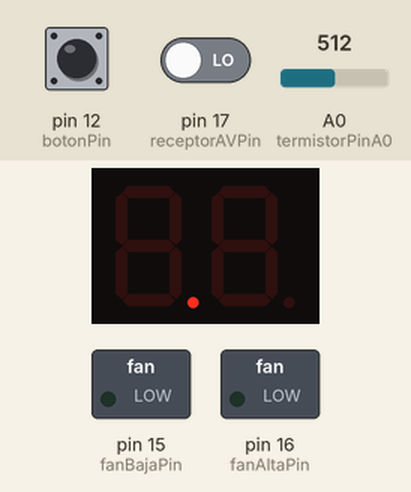
The sketch below on a simulated Arduino Uno, built with avr-gcc and run on an emulated ATmega328P. On the bench: 2-digit seven-segment display, switched loads named in the sketch (green lamp = pin HIGH). Inputs (shaded band) come from the test bench; at power-on: pin 17 (receptorAVPin) LOW, A0 (termistorPinA0) = 512, pin 12 (botonPin) LOW.

Above: at 1.2 s.
1.3 s: pin 17 (receptorAVPin) driven HIGH
At 2.3 s:
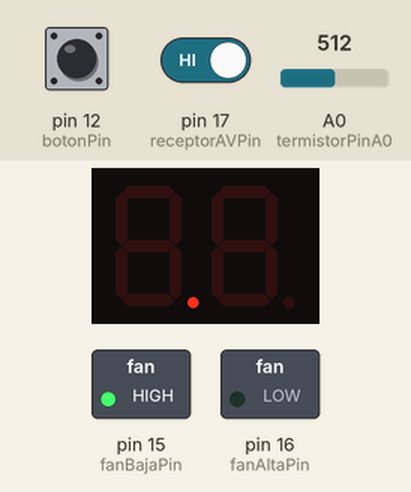
2.8 s: A0 (termistorPinA0) set to 323
4.3 s: A0 (termistorPinA0) set to 297
At 5.8 s:
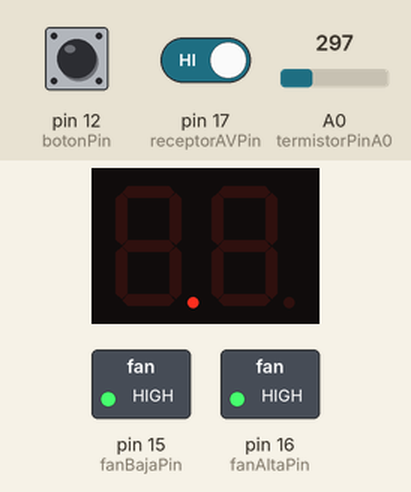
7.3 s: pin 12 (botonPin) pulled HIGH for 0.15 s
At 8.7 s:
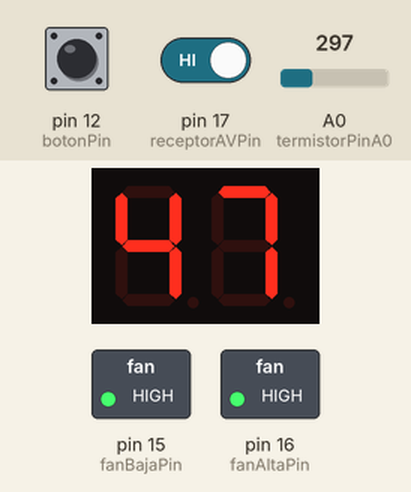
8.9 s: A0 (termistorPinA0) set to 0
At 9.5 s:
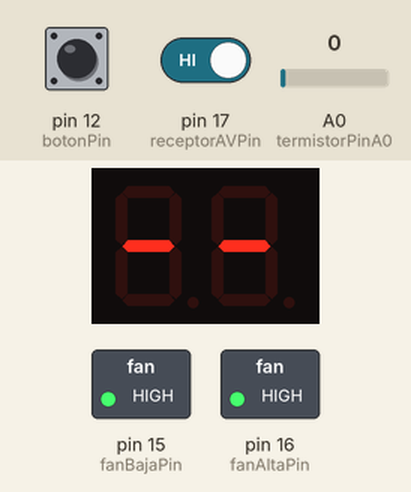
10.5 s: pin 17 (receptorAVPin) driven LOW
At 11.7 s:
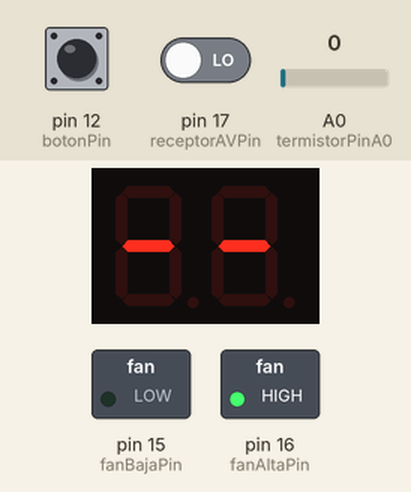
Timing chart, 0 to 13.0 s (numbered marks = the images above; inputs shaded):
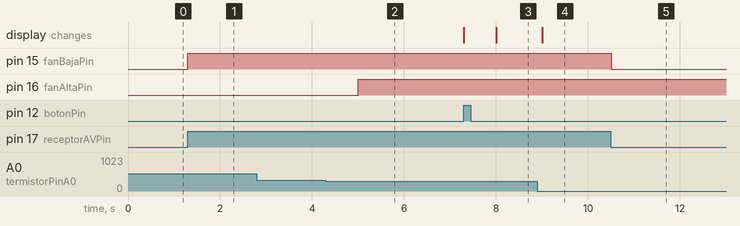

The sketch:

HTFan.ino
```cpp
#include "SevSeg.h"
/*** AUTOR: Montaro Hazlo Tu Mismo ***/
/*** Fecha: 2021-05-29 ***/
/*** https://www.youtube.com/channel/UCuN8Y9hTLnW-v3Yt7URU6ew/featured ***/
SevSeg sevseg;
/********* Asignacion de PUERTOS *********/
int termistorPinA0 = 0;
int fanBajaPin = 15;
int fanAltaPin = 16;
int botonPin = 12;
int receptorAVPin = 17;
/********************************/
int switchEstadoAnterior = 0;     // ***** Auxiliar para baton *****
bool displayOn = false;           // ***** Modo del display ****
/*********** Variables para controlar ventilador ************/
uint32_t tiempoTemp=millis();
uint32_t ms_Temp=1000;              //(milisegundos) Frecuencia de revision de temperatura 1 Seg = 1000
uint32_t ventiladorMillis=millis(); //(milisegundos) Auxiliar para calcular el tiempo de ventilador encendido
uint32_t tiempoVentiladorAlta=10;    //(Minutos) Tiempo que dura en ventilador en alta al alcanzar la temperatura de alta tempVentiladorAlta
int tempVentiladorAlta=45;          //(Grados Centigrados) Temperatura a la que encendera en alta el ventilador
bool ventiladorAltaON;              //Mantiene el estado del ventilador en alta para darle tiempo
/****************************************************************/

void setup()
{
  /****** Habilitar Serial Temporal *****/
  //Serial.begin(9600);
  //Serial.println("Inicializando");
  /****** Inicializar 7 Secmentos ******/
  byte numeroDigitos = 2;
  byte digitosPins[] = {11, 10};
  byte segmentoPins[] = {3, 4, 5, 6, 7, 8, 9, 2};
  bool resistenciasEnSegmentos = true;
  bool updateWithDelaysIn = true;
  byte tipoDisplay = COMMON_CATHODE;
  sevseg.begin(tipoDisplay, numeroDigitos, digitosPins, segmentoPins, resistenciasEnSegmentos);
  /***** Inicializar Puertos ******/
  pinMode(botonPin,INPUT );
  pinMode(receptorAVPin,INPUT);
  pinMode(fanBajaPin,OUTPUT);
  pinMode(fanAltaPin,OUTPUT);
  /********* Cambio de Minutos a Milisegundos  **********/
  tiempoVentiladorAlta=tiempoVentiladorAlta*60*1000;
  /********* Inicializa los estados *************/
  sevseg.setChars(".");
  digitalWrite(fanBajaPin,LOW);
  digitalWrite(fanAltaPin,LOW);
  ventiladorAltaON=false;
}

void loop()
{
  ReceptorAV();
  Boton();
  RevisaTemperatura();
  ApagadoVentiladorAlta();
  sevseg.refreshDisplay();
}

void ReceptorAV()
{
  if(digitalRead(receptorAVPin))
  {
    digitalWrite(fanBajaPin,HIGH);
  }
  else
  {
    digitalWrite(fanBajaPin,LOW);
  }
}

void Boton()
{
  if(digitalRead(botonPin)==HIGH & switchEstadoAnterior==0)
  {
    switchEstadoAnterior=1;
    if(displayOn)
    {
      displayOn=false;
      sevseg.blank();
      sevseg.refreshDisplay();
      sevseg.setChars(".");
      sevseg.refreshDisplay();
    }
    else
    {
      displayOn=true;
      sevseg.blank();
      sevseg.refreshDisplay();
      sevseg.refreshDisplay();
    }
    delay(200);
  }
  if(digitalRead(botonPin)==LOW & switchEstadoAnterior == 1)
    switchEstadoAnterior=0;
}


void RevisaTemperatura()
{
  uint32_t capturaMillis = millis();
  if ((capturaMillis-tiempoTemp) < 0)
     tiempoTemp=0;
  if ((capturaMillis-tiempoTemp) >= ms_Temp)
  {
    if (capturaMillis >= 4294967295-ms_Temp)
      tiempoTemp = 0;
    else
      tiempoTemp = capturaMillis;
    int TempRounded = round(Temperatura());
    if(TempRounded >= tempVentiladorAlta && digitalRead(receptorAVPin) )
    {
      digitalWrite(fanBajaPin,LOW);
      digitalWrite(fanAltaPin,HIGH);
      if(!ventiladorAltaON)
      {
        if (capturaMillis >= 4294967295-ms_Temp)
          ventiladorMillis = 0;
        else
          ventiladorMillis = capturaMillis;
        Serial.print("Prendido");
      }
      ventiladorAltaON=true;
    }
    if(displayOn)
    {
      if(TempRounded > 99)
      {
        sevseg.setChars("HI");
      }
      else
      {
        sevseg.setNumber(TempRounded);
      }
    }
    Serial.print("Tempertura: "); Serial.print(Temperatura(),10); Serial.println(" °C");
    //Serial.println(tiempoTemp);
    Serial.print("Receptor AV: "); Serial.println(digitalRead(receptorAVPin));
    Serial.print("Millis Actual: "); Serial.println(capturaMillis);
  }
}

void ApagadoVentiladorAlta()
{
  uint32_t capturaMillis = millis();
  if (ventiladorAltaON)
  {
    if ((capturaMillis-ventiladorMillis) < 0)
       ventiladorMillis=0;
    if ((capturaMillis-ventiladorMillis) >= tiempoVentiladorAlta)
    {
      Serial.print("Apagado");
      if (capturaMillis >= 4294967295-tiempoVentiladorAlta)
        ventiladorMillis = 0;
      else
        ventiladorMillis = capturaMillis;
      digitalWrite(fanAltaPin,LOW);
      ventiladorAltaON=false;
    }
  }
}


float Temperatura()
{
  int lecturaTermistor = analogRead(termistorPinA0); //Lectura Puerto Analogico
  float Tref = 25+273.15;  /*** Temperatura Nominal (°K)  ***/
  double Rref = 100000;  /*** Resistencia Nominal ***/
  double B = 3950;
  float Rter = (lecturaTermistor*Rref)/(1023-lecturaTermistor);
  /****** FORMULA steinhart:  1/T = 1/Tref + (1/B x log(R/Rn) ******/
  float TemperaturaSteinhart = 1/((1/(Tref))+((1/B)*(log((Rter/Rref)))));
  float TemperturaC = TemperaturaSteinhart-273.15;
  return TemperturaC;
}
```

Measured:
- the behaviour switches between 315 and 314 on A0 (termistorPinA0) (found by bisection; images 1 and 2)
- after the input at 1.3 s, pin 15 (fanBajaPin): LOW → HIGH at once
- after the input at 2.8 s, every drawn part: stays the same
- after the input at 4.3 s, pin 16 (fanAltaPin): LOW → HIGH after 0.70 s
- after the input at 7.3 s, the display: first changes at once (image 3 shows a later state)
- after the input at 8.9 s, the display: changes after 0.10 s (image 4)
- after the input at 10.5 s, pin 15 (fanBajaPin): HIGH → LOW at once
